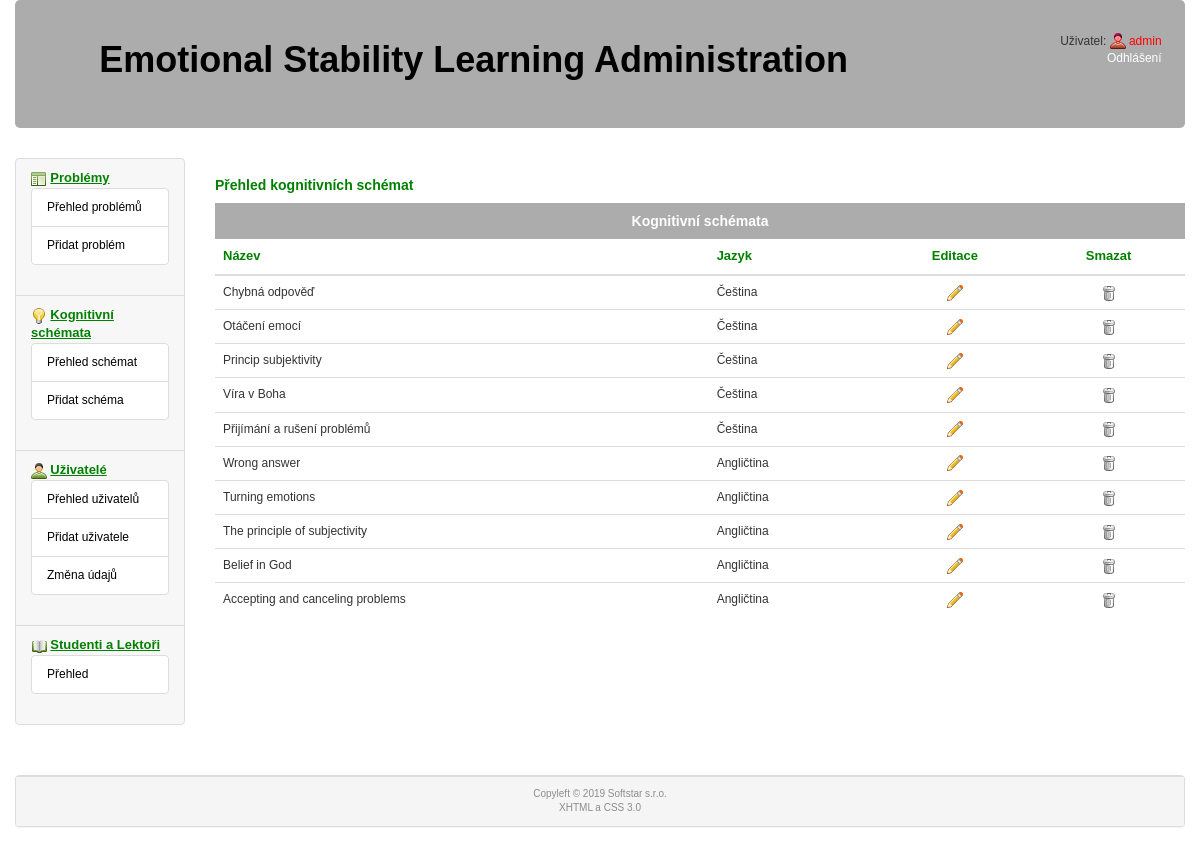
Screenshot of /administrator/c-schema-overview (signed in) with the database file from the repository.
### tables this page shows
CREATE TABLE `cog_schema` (
  `id` int(11) NOT NULL,
  `id_lang` int(11) NOT NULL,
  `name` varchar(40) NOT NULL,
  `wrong` int(1) NOT NULL DEFAULT '0',
  `deleted` int(1) NOT NULL DEFAULT '0'
);

### www/administrator/admin.php (called while the page is built, shortened)
<?php
  $router = RouterController::getInstance();
  $router->ctrMain(array($_SERVER['REQUEST_URI']));
  $router->showView();
?>

### www/administrator/controllers/CSchemaOverviewController.php (called while the page is built, shortened)
<?php
class CSchemaOverviewController extends Controller
{
  public function ctrMain($parameters)
  {
    $cschemaModel = new CSchemaModel();
    $langModel = new LanguagesModel();
    if ($cschemas = $cschemaModel->selectA()) $result1 = 1;
    $numCS = count($cschemas);
    for($i = 0; $i <$numCS; $i++)
    {
        if (!($language = $langModel->selectById($cschemas[$i]['id_lang']))) $result2 = 0;
        $cschemas[$i]['lang'] = $language['name'];
    }
  }
}
?>

### www/administrator/cfg/sql.php (called while the page is built)
<?php
  $this->server='localhost';
  $this->user='emotions';
  $this->password='3M0710n5@#';
  $this->db_name='emotions';
?>

### www/administrator/models/cdb.php (called while the page is built, shortened)
<?php
class cdb {
  private $data, $querystring, $error, $conn;
  public $server, $user, $password, $db_name;
  function __construct()
  {
    require("./administrator/cfg/sql.php");
    $this->conn = null;
  }
  function connect() {
    $options=array(
      PDO::ATTR_ERRMODE => PDO::ERRMODE_EXCEPTION,
      PDO::MYSQL_ATTR_INIT_COMMAND => "SET NAMES utf8"
      );
    try {
            $this->conn = @new PDO("mysql:host=".$this->server.";dbname=".$this->db_name, $this->user, $this->password, $options);
    } catch (PDOException $e) {
        $error = 'DB connection failed: ' . $e->getMessage();
    }
    return(1);
  }
  function query($sql) {
    $error = '';
    try {
      $this->data=$this->conn->prepare($sql);
    } catch (PDOException $e) {
      $error = 'Preparation of query failed: ' . $e->getMessage();
      $this->data=null;
    }
    $result2 = 0;
    if ($error == '')
    {
      try {
          $result2 = $this->data->execute();
      } catch (PDOException $e) {
          $error = 'Execution of query failed: ' . $e->getMessage();
          $this->data=null;
      }
    }
    else
    {
      $this->error = $error;
      $result2 = false;
    }
    if ($result2) { return 1; }
    else  {return 0;}
  }
  function get_array() {
    $arr = $this->data->fetch(PDO::FETCH_ASSOC);
    if (!empty($arr)) {return ($arr); }
    else { return 0; }
  }
};
?>

### www/administrator/models/DbModel.php (called while the page is built, shortened)
<?php
  class DbModel extends cdb
  {
    static private $instance = null;
    static function getInstance()
    {
      if (self::$instance == null)
      {
        self::$instance = new DbModel();
      }
      return self::$instance;
    }
    function selectAll($table, $order = '')
    {
      $query = "select * from $table where deleted='0'";
      if ($order != '') {
        $query .= " order by $order;";
      }
      else
      {
        $query .= ';';
      }
      if (!$this->query($query))
      {
        RouterController::getInstance()->setError('DbModel::selectAll():'.$this->get_error().'<br /><br />'.$query.'<br />');
      }
      else
      {
        $i = 0;
        while ($item=$this->get_array())
        {
        if (!empty($item))
          {
            $arr[$i] = $item;
            $i++;
          }
        }
      }
      return $arr;
    }
    function selectOne($table, array $keys)
    {
      $query = "select * from $table where";
      $i = 0;
      foreach($keys as $name => $value)
      {
        if ($i)
        {
          $query .= " and $name=$value";
        }
        else
        {
          $query .= " $name=$value";
          $i = 1;
        }
      }
      $query .= ";";
      if (!$this->query($query))
      {
        RouterController::getInstance()->setError("DbModel::selectOne():".$this->get_error().'<br /><br />'.$query.'<br />');
      }
      $arr = $this->get_array();
      return $arr;
    }
  }
?>

### www/administrator/models/CSchemaModel.php (called while the page is built, shortened)
<?php
class CSchemaModel
{
    public function selectA()
    {
        $db = DbModel::getInstance();
        $cog_schemas = $db->selectAll('cog_schema', 'id asc');
        return $cog_schemas;
    }
}
?>

### www/administrator/controllers/RouterController.php (called while the page is built, shortened)
<?php
class RouterController extends Controller
{
  protected $controller;
  private function camelNotation($text)
  {
    $sentence = str_replace('-', ' ', $text);
    $sentence = ucwords($sentence);
    $sentence = str_replace(' ', '', $sentence);
    return $sentence;
  }
  private function parseURL($url)
  {
    $parsedURL = parse_url($url);
    $parsedURL["path"] = ltrim($parsedURL["path"], "/");
    $parsedURL["path"] = trim($parsedURL["path"]);
    $divPath = explode("/", $parsedURL["path"]);
    return $divPath;
  }
  public function ctrMain($parameters)
  {
    $parsedURL = $this->parseURL($parameters[0]);
    if ((empty($parsedURL[1]))&&((empty($_SESSION['user']))&&(empty($_POST['login']))))
    {
      $this->controller = new LoginViewController();
    }
    else if (($parsedURL[1] == 'login')&&((empty($_SESSION['user']))&&(!(empty($_POST['login'])))))
    {
      $this->controller = new LoginController();
    }
    else if ((empty($parsedURL[1]))&&(!(empty($_SESSION['user'])))&&((empty($_POST['login']))))
    {
      $this->controller = new HomePageController();
    }
    else
    {
      $tmp = array_shift($parsedURL);
      $view = array_shift($parsedURL);
      $controllerClass = $this->camelNotation($view) . 'Controller';
      if (file_exists('./administrator/controllers/' . $controllerClass . '.php'))
      {
        if ($view == 'error')
        {
          $this->controller = new $controllerClass('');
        }
        else
        {
          $this->controller = new $controllerClass;
        }
      }
      else
      {
        $this->controller= new ErrorController('Error 404: page not found');
      }
    }
    $this->controller->ctrMain($parsedURL);
  }
}
?>

### www/administrator/models/LanguagesModel.php (called while the page is built, shortened)
<?php
class LanguagesModel
{
  public function selectById($id)
  {
    $db = DbModel::getInstance();
    $language = $db->selectOne('languages', array ('id' => $id));
    return $language;
  }
}
?>

### www/administrator/views/cschemaOverview.phtml (the view)
  <div class="col-sm-10">
    <h4>Přehled kognitivních schémat</h4>
    <?php
       $num = count($cschemas);
       if (!$num) {
    ?>
    <div class="message">Nejsou uložena žádná kognitivní schémata</div>
    <?php
      } else {
    ?>
    <div class="table-responsive">
      <table class="table table-hover">
        <caption class="text-center">Kognitivní schémata</caption>
        <thead><tr><th>Název</th><th>Jazyk</th><th class="text-center">Editace</th><th class="text-center">Smazat</th></tr></thead>
        <tbody>
      <?php
        foreach ($cschemas as $cschema) {
      ?>
          <tr>
            <td><?php echo($cschema['name']); ?></td>
            <td><?php echo($cschema['lang']); ?></td>
            <td class="text-center"><?php echo("<a href=\"http://".$this->siteName."/administrator/c-schema-edit/".$cschema['id']."\">"); ?><img src="http://<?= $this->siteName ?>/administrator/icons/pencil.png" width="16" height="16" /></a></td>
            <td class="text-center"><?php echo("<a href=\"http://".$this->siteName."/administrator/c-schema-delete/".$cschema['id']."\">"); ?><img src="http://<?= $this->siteName ?>/administrator/icons/bin_closed.png" width="16" height="16" /></a></td>
          </tr>
  <?php } ?>
        </tbody>
      </table>
    </div>
<?php } ?>
  </div>

### www/administrator/css/style.css (style rules this page uses)
body { font-family: 'Helvetica CE','Arial CE',sans-serif; font-size: 12px; }
h4 { font-size: 14px; font-weight: bold; color: green; margin-top: 20px; }
table caption { font-weight: bold; background-color:#acacac; color:white; font-size:14px; }
table { font-size: 12px; }
thead { font-size: 13px; font-weight: bold; color: green; }
td a { text-decoration: none; color: black; }

### rows the page displays
cog_schema: name "Chybná odpověď", lang "Čeština"
cog_schema: name "Otáčení emocí", lang "Čeština"
cog_schema: name "Princip subjektivity", lang "Čeština"
cog_schema: name "Ví­ra v Boha", lang "Čeština"
cog_schema: name "Přijímání a rušení problémů", lang "Čeština"
cog_schema: name "Wrong answer", lang "Angličtina"
cog_schema: name "Turning emotions", lang "Angličtina"
cog_schema: name "The principle of subjectivity", lang "Angličtina"
cog_schema: name "Belief in God", lang "Angličtina"
cog_schema: name "Accepting and canceling problems", lang "Angličtina"

### other values shown
$_SESSION['user'] "admin"
